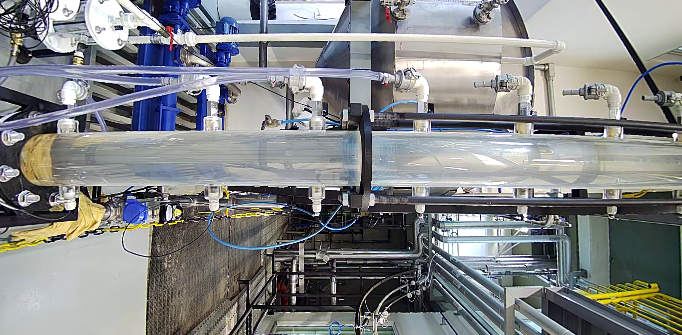
#> input picture caliResult_Camera2.png, 682 x 335 px, found by its file name
$ python drawline.py
#> lines starting #> are read from the running program, lines starting #| are printed output that depends on the picture
### PyCodes/utils.py
import cv2 as cv
from matplotlib import pyplot as plt
import subprocess
import os
import pickle
import time

#### Constantes

ARUCO_DICT = {
  "DICT_4X4_50": cv.aruco.DICT_4X4_50,
  "DICT_4X4_100": cv.aruco.DICT_4X4_100,
  "DICT_4X4_250": cv.aruco.DICT_4X4_250,
  "DICT_4X4_1000": cv.aruco.DICT_4X4_1000,
  "DICT_5X5_50": cv.aruco.DICT_5X5_50,
  "DICT_5X5_100": cv.aruco.DICT_5X5_100,
  "DICT_5X5_250": cv.aruco.DICT_5X5_250,
  "DICT_5X5_1000": cv.aruco.DICT_5X5_1000,
  "DICT_6X6_50": cv.aruco.DICT_6X6_50,
  "DICT_6X6_100": cv.aruco.DICT_6X6_100,
  "DICT_6X6_250": cv.aruco.DICT_6X6_250,
  "DICT_6X6_1000": cv.aruco.DICT_6X6_1000,
  "DICT_7X7_50": cv.aruco.DICT_7X7_50,
  "DICT_7X7_100": cv.aruco.DICT_7X7_100,
  "DICT_7X7_250": cv.aruco.DICT_7X7_250,
  "DICT_7X7_1000": cv.aruco.DICT_7X7_1000,
  "DICT_ARUCO_ORIGINAL": cv.aruco.DICT_ARUCO_ORIGINAL
}

VERDE = (0, 255, 0)
VERMELHO = (0, 0, 255)

# Funções

# [71 lines left out: functions confirma_imagem, getImage, confirma_escolha, get_data_pkl, not called in this run]

def get_current_directory() -> str:
    return os.getcwd().replace('\\', '/')

def plotar_duas_imagens(img1: cv.typing.MatLike, img2: cv.typing.MatLike) -> None:
    plt.figure(figsize=(20, 10))

    plt.subplot(1, 2, 1)
    plt.imshow(cv.cvtColor(img1, cv.COLOR_BGR2RGB))
    plt.title('Imagem 1')
    plt.axis('off')

    plt.subplot(1, 2, 2)
    plt.imshow(cv.cvtColor(img2, cv.COLOR_BGR2RGB))
    plt.title('Imagem 2')
    plt.axis('off')

    plt.show()

# [181 lines left out: functions equalizar_imagem_colorida, equalizar_imagens_normal, check_wifi, remover_distorcao, ReadCamera, stitch_images and 4 more, not called in this run]

### PyCodes/drawline.py
import cv2
import numpy as np
from matplotlib import pyplot as plt
from utils import plotar_duas_imagens

def draw_horizontal_line(img):
    h, w = img.shape[:2]
    center_y = h // 2
    color = (0, 255, 0)  # Verde
    thickness = 2

    img_with_line = img.copy()
    cv2.line(img_with_line, (0, center_y), (w, center_y), color, thickness)

    return img_with_line

# Carrega as imagens
img1_path = 'caliResult_Camera2.png'
img2_path = 'caliResult_Camera1.png'

img1 = cv2.imread(img1_path)
#> img1 is the input picture: shape (335, 682, 3); mean B, G, R 133.1, 132.3, 130.4
img2 = cv2.imread(img2_path)
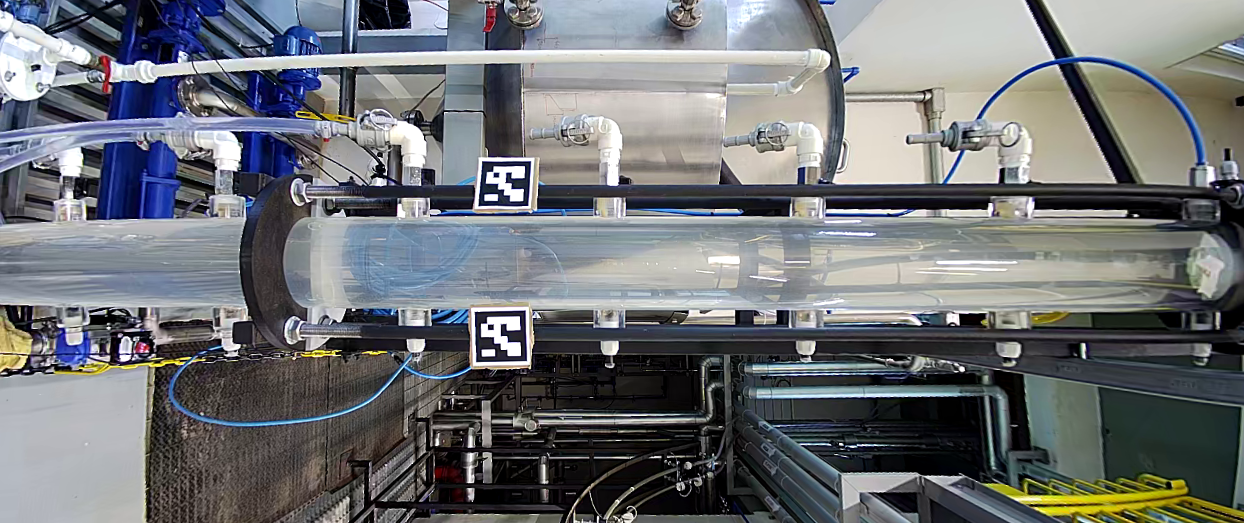
#> input picture caliResult_Camera1.png, 1244 x 523 px, found by its file name
#> img2 is the input picture: shape (523, 1244, 3); mean B, G, R 116.6, 113.6, 110.9

# Desenha a linha horizontal no centro de cada imagem
img1_with_line = draw_horizontal_line(img1)
img2_with_line = draw_horizontal_line(img2)
#> in draw_horizontal_line (call 2), `cv2.line(img_with_line, (0, center_y), (w, center_y), color, thickness)`:
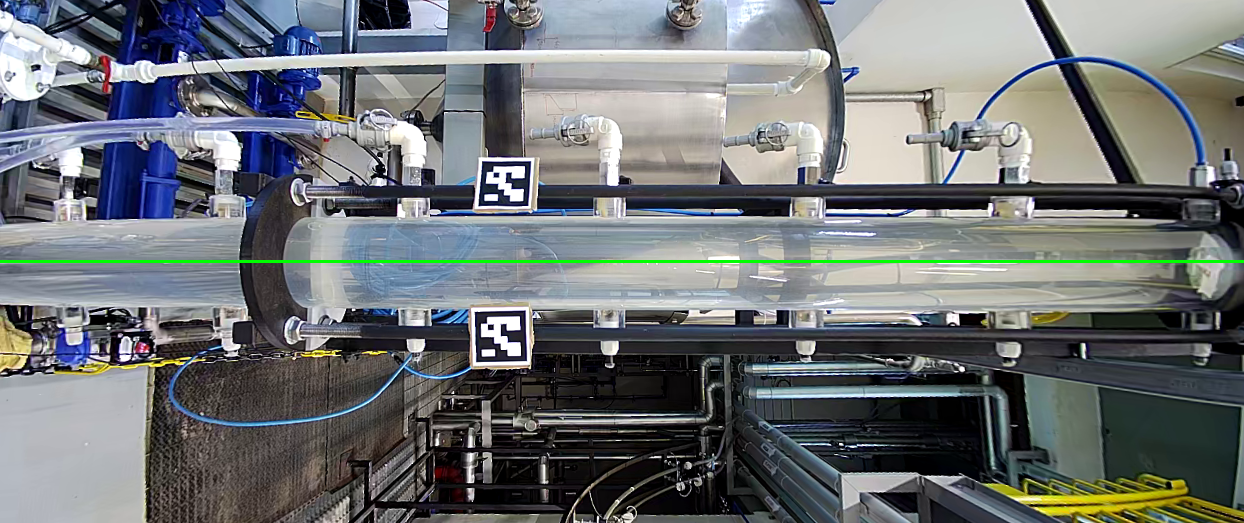
#> img_with_line: shape (523, 1244, 3); mean B, G, R 115.7, 114.1, 110


plotar_duas_imagens(img1, img2)
#> in plotar_duas_imagens, `plt.show()`:
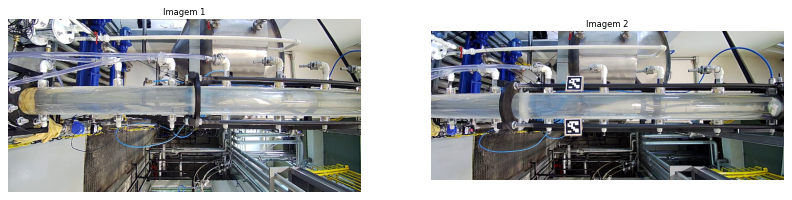
#> figure drawn by matplotlib, 2 panels
